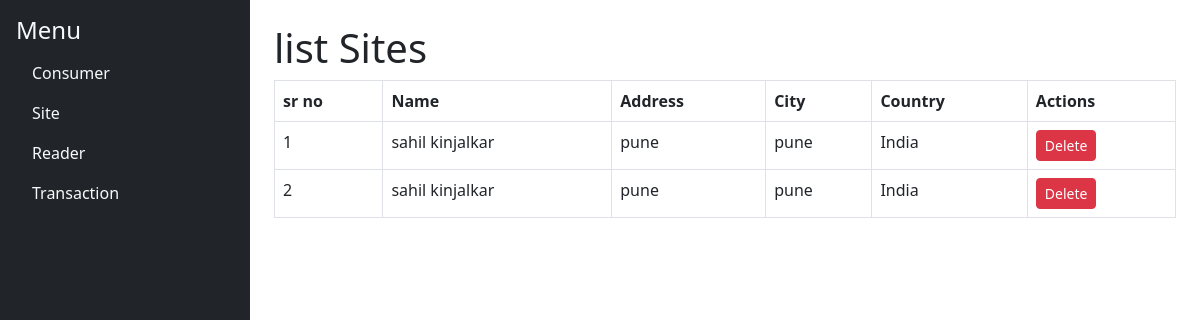
Page /list_sites on the earlier database version.
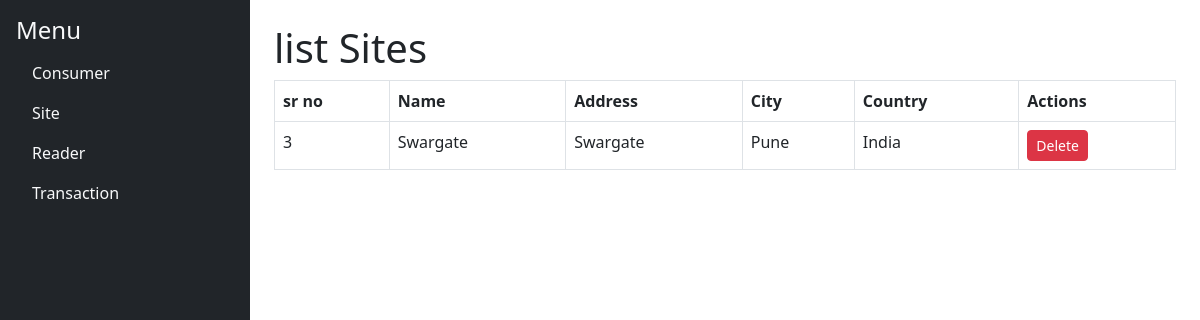
Same page on the later database version.
### Site/models.py (models this page shows)
class Site (models.Model):
    id = models.AutoField(primary_key=True)
    Name = models.CharField(max_length= 100)
    Address = models.CharField(max_length = 250)
    City = models.CharField(max_length = 100)
    Country = models.CharField(max_length = 100)

### Site/views.py (the view)
# urls.py: path('list_sites', views.list_sites, name='list_sites'),
def list_sites(request):
    sites = Site.objects.all()
    return render(request, 'list_sites.html', {'sites': sites})

### Site/templates/list_sites.html (shortened to what this page needs)
<!DOCTYPE html>
{% extends 'base.html' %}
{% block content %}
<body>
<h1>list Sites</h1>
<table class="table table-bordered">
  <thead>
    <tr>
      <th scope="col">sr no</th>
      <th scope="col">Name</th>
      <th scope="col">Address</th>
      <th scope="col">City</th>
         <th scope="col">Country</th>
        <th scope="col">Actions</th>
    </tr>
  </thead>
  <tbody>
                {% for site in sites %}
                <tr>
                    <td>{{ site.id }}</td>
                    <td>{{ site.Name }}</td>
                    <td>{{ site.Address }}</td>
                    <td>{{ site.City }}</td>
                    <td>{{ site.Country }}</td>
                    <td>
                    <form method="post" action="{% url 'delete_site' site.id %}" style="display:inline;">
                    <button type="submit" class="btn btn-danger btn-sm">Delete</button>
                    </form>
                    </td>
                </tr>
                {% empty %}
                <tr>
                    <td colspan="4" class="text-center">No site found.</td>
                </tr>
                {% endfor %}
            </tbody>
</table>
</body>
{% endblock %}

Differences in the rows shown:
removed Site: id "1", Name "sahil kinjalkar", Address "pune", City "pune", Country "India"
removed Site: id "2", Name "sahil kinjalkar", Address "pune", City "pune", Country "India"
added Site: id "3", Name "Swargate", Address "Swargate", City "Pune", Country "India"
